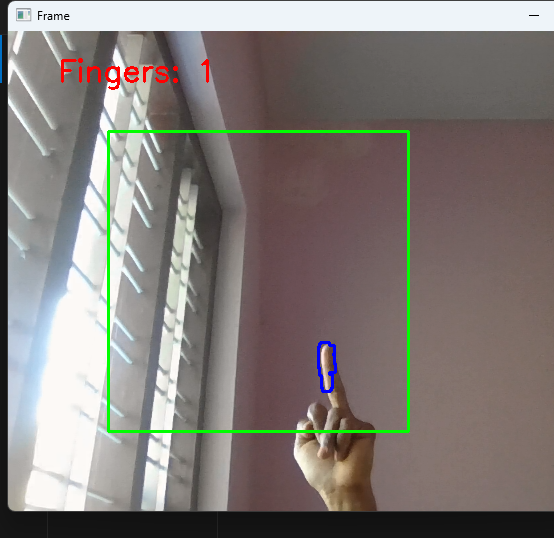
#> input picture Hand Gesture 2.png, 554 x 538 px, given in place of the camera
$ python main.py
#> lines starting #> are read from the running program, lines starting #| are printed output that depends on the picture; after the words box and inside, x2 and y2 are one past the last pixel; in counts of white or black regions, pixels touching at a corner belong together
import cv2
import numpy as np

# Initialize the camera
cap = cv2.VideoCapture(0)

# Background subtraction
bg_subtractor = cv2.createBackgroundSubtractorMOG2(history=500, varThreshold=16, detectShadows=False)

# Kernel for morphological operations
kernel = np.ones((3, 3), np.uint8)

# Minimum area threshold for contour detection
min_contour_area = 10000

# Gesture recognition history
gesture_history = []

def detect_gesture(frame):
    # Apply background subtraction
    fg_mask = bg_subtractor.apply(frame)

    # Apply threshold to get binary image
    _, thresh = cv2.threshold(fg_mask, 127, 255, cv2.THRESH_BINARY)

    # Apply morphological operations to remove noise
    thresh = cv2.erode(thresh, kernel, iterations=2)
    thresh = cv2.dilate(thresh, kernel, iterations=2)

    # Find contours
    contours, _ = cv2.findContours(thresh, cv2.RETR_EXTERNAL, cv2.CHAIN_APPROX_SIMPLE)

    if len(contours) == 0:
        return None, frame

    # Get the largest contour
    largest_contour = max(contours, key=cv2.contourArea)

    # Filter out small contours
    if cv2.contourArea(largest_contour) < min_contour_area:
        return None, frame

    # Draw the contour
    cv2.drawContours(frame, [largest_contour], -1, (0, 255, 0), 2)

    # Convex hull and defects for hand gesture recognition
    hull = cv2.convexHull(largest_contour, returnPoints=False)
    defects = cv2.convexityDefects(largest_contour, hull)

    if defects is None:
        return None, frame

    # Count fingers based on convexity defects
    finger_count = 0
    for i in range(defects.shape[0]):
        s, e, f, d = defects[i, 0]
        start = tuple(largest_contour[s][0])
        end = tuple(largest_contour[e][0])
        far = tuple(largest_contour[f][0])

        # Calculate angles between fingers
        a = np.sqrt((end[0] - start[0])**2 + (end[1] - start[1])**2)
        b = np.sqrt((far[0] - start[0])**2 + (far[1] - start[1])**2)
        c = np.sqrt((end[0] - far[0])**2 + (end[1] - far[1])**2)
        angle = np.arccos((b**2 + c**2 - a**2) / (2 * b * c)) * 57

        # Ignore wide angles and points that are too close
        if angle <= 90 and d > 10000:
            finger_count += 1
            cv2.circle(frame, far, 4, [0, 0, 255], -1)

    # The finger count is usually defects + 1
    if finger_count > 0:
        finger_count += 1

    # Ensure finger count is between 0 and 5
    finger_count = min(5, max(0, finger_count))

    return finger_count, frame

while True:
    ret, frame = cap.read()
#> frame is the input picture: shape (538, 554, 3); mean B, G, R 119.8, 123.9, 129.9
    if not ret:
        break

    # Flip the frame horizontally for a mirror effect
    frame = cv2.flip(frame, 1)
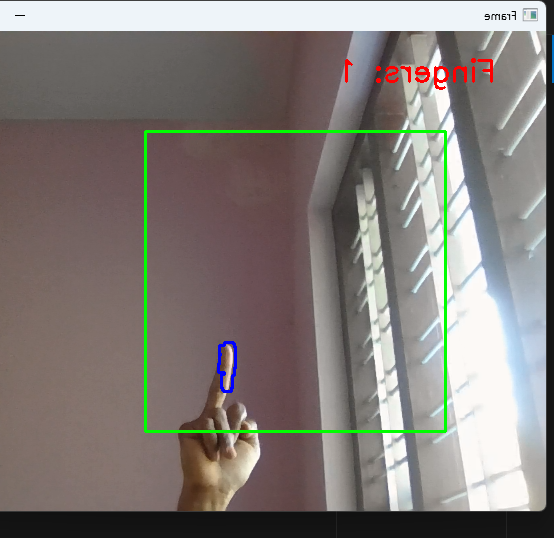
#> frame: shape (538, 554, 3); mean B, G, R 119.8, 123.9, 129.9

    # Detect gesture
    gesture, output_frame = detect_gesture(frame)
#> in detect_gesture, `fg_mask = bg_subtractor.apply(frame)`: fg_mask: shape (538, 554); every value is 255
#> in detect_gesture, `contours, _ = cv2.findContours(thresh, cv2.RETR_EXTERNAL, cv2.CHAIN_AP..`: contours = [[[0, 0], [0, 537], [553, 537], [553, 0]]]
#> in detect_gesture, `largest_contour = max(contours, key=cv2.contourArea)`: largest_contour = [[0, 0], [0, 537], [553, 537], [553, 0]]
#> in detect_gesture, `cv2.drawContours(frame, [largest_contour], -1, (0, 255, 0), 2)`:
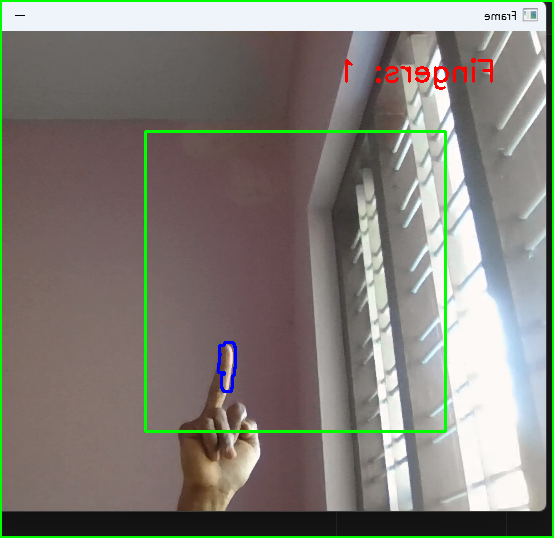
#> frame: shape (538, 554, 3); 1.46% of pixels changed, all inside (x1, y1, x2, y2) = (0, 0, 554, 538)
#> in detect_gesture, `hull = cv2.convexHull(largest_contour, returnPoints=False)`: hull = [3, 2, 1, 0]

    if gesture is not None:
        gesture_history.append(gesture)
        if len(gesture_history) > 5:
            gesture_history.pop(0)

        # Get the most frequent gesture in history
        if len(gesture_history) > 0:
            final_gesture = max(set(gesture_history), key=gesture_history.count)
            cv2.putText(output_frame, f'Fingers: {final_gesture}', (10, 50),
                        cv2.FONT_HERSHEY_SIMPLEX, 1, (255, 0, 0), 2)

    # Show the output
    cv2.imshow('Gesture Recognition', output_frame)

    # Exit on 'q' key press
    if cv2.waitKey(1) & 0xFF == ord('q'):
#> (key q is pressed here)
        break

# Release resources
cap.release()
cv2.destroyAllWindows()

$ run again, on hand gesture 1.png
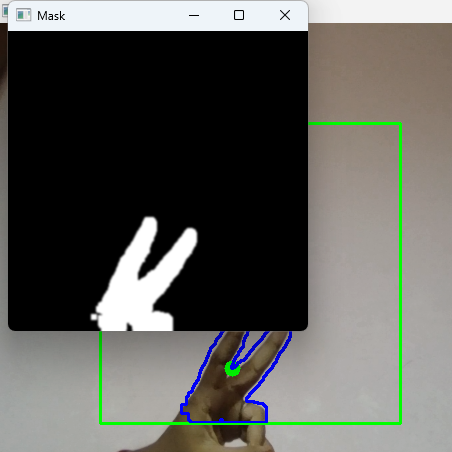
#> input picture hand gesture 1.png, 452 x 452 px, given in place of the camera
#> frame is the input picture: shape (452, 452, 3); mean B, G, R 88.8, 93.4, 93.2
#> `frame = cv2.flip(frame, 1)`:
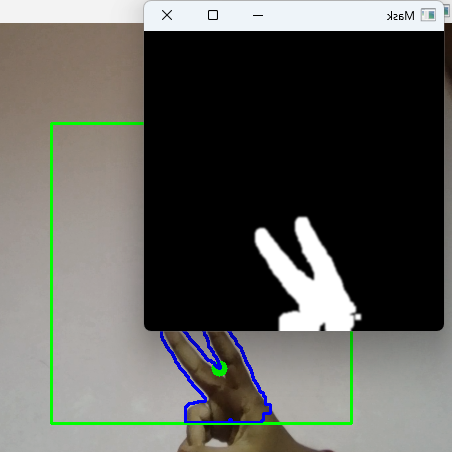
#> frame: shape (452, 452, 3); mean B, G, R 88.8, 93.4, 93.2
#> fg_mask: shape (452, 452); every value is 255
#> contours = [[[0, 0], [0, 451], [451, 451], [451, 0]]]
#> largest_contour = [[0, 0], [0, 451], [451, 451], [451, 0]]
#> in detect_gesture, `cv2.drawContours(frame, [largest_contour], -1, (0, 255, 0), 2)`:
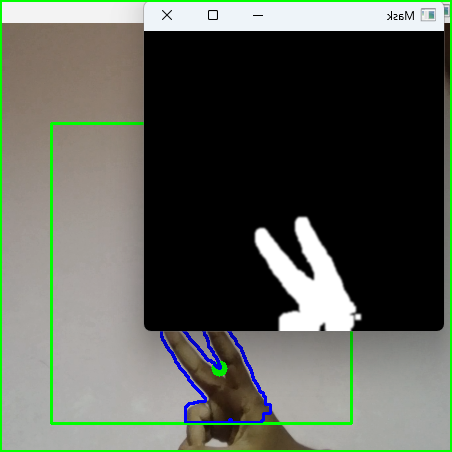
#> frame: shape (452, 452, 3); 1.76% of pixels changed, all inside (x1, y1, x2, y2) = (0, 0, 452, 452)
#> hull = [3, 2, 1, 0]

$ run again, on Hand Gesture_2.png
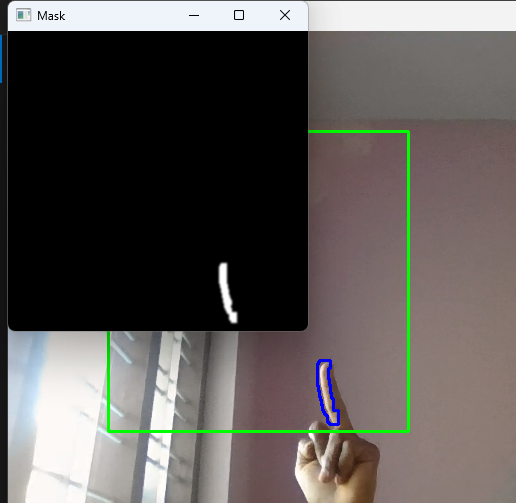
#> input picture Hand Gesture_2.png, 516 x 503 px, given in place of the camera
#> frame is the input picture: shape (503, 516, 3); mean B, G, R 85.5, 88.3, 92.3
#> `frame = cv2.flip(frame, 1)`:
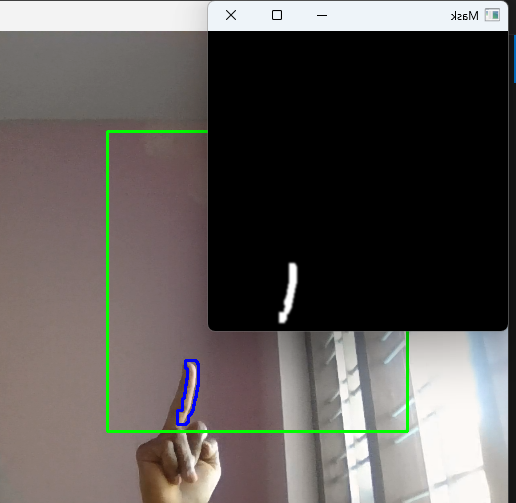
#> frame: shape (503, 516, 3); mean B, G, R 85.5, 88.3, 92.3
#> fg_mask: shape (503, 516); every value is 255
#> contours = [[[0, 0], [0, 502], [515, 502], [515, 0]]]
#> largest_contour = [[0, 0], [0, 502], [515, 502], [515, 0]]
#> in detect_gesture, `cv2.drawContours(frame, [largest_contour], -1, (0, 255, 0), 2)`:
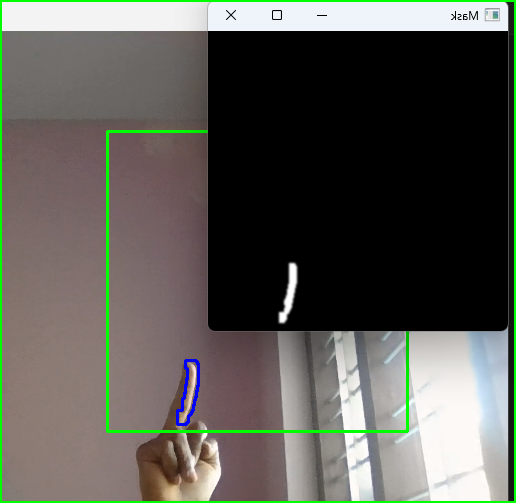
#> frame: shape (503, 516, 3); 1.56% of pixels changed, all inside (x1, y1, x2, y2) = (0, 0, 516, 503)
#> hull = [3, 2, 1, 0]
